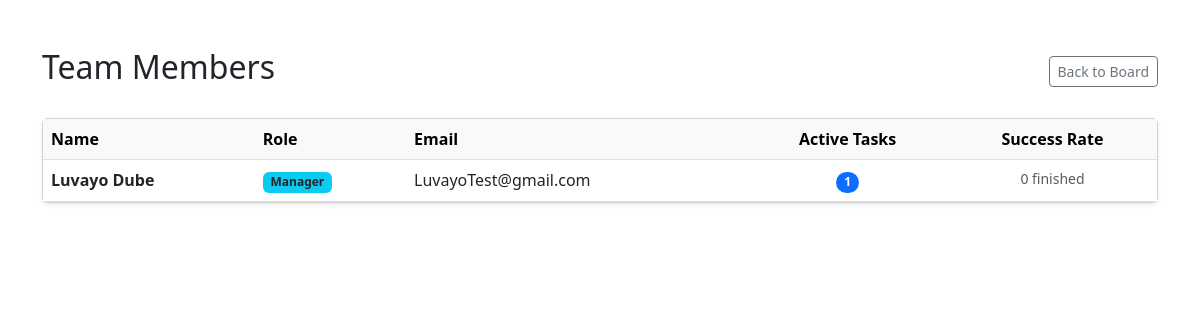
/employees/, run on the app's committed database.
### tasks/models.py (models this page shows, shortened)
class Employee(models.Model):
    user = models.OneToOneField(
        User,
        on_delete=models.CASCADE,
        null=True,
        blank=True,
        related_name='employee_profile'
    )
    name = models.CharField(max_length=100)
    email = models.EmailField(unique=True)
    role = models.CharField(max_length=50, blank=True)

### tasks/views.py (the view)
# urls.py: path('employees/', employee_list, name='employee_list'),
def employee_list(request):
    employees = Employee.objects.annotate(
        active_tasks_count=Count('tasks', filter=~Q(tasks__status='done')),
        completed_tasks_count=Count('tasks', filter=Q(tasks__status='done'))
    )
    return render(request, 'employee_list.html', {'employees': employees})

### templates/employee_list.html (shortened to what this page needs)
<!DOCTYPE html>
<html lang="en">
<head>
    <link href="https://cdn.jsdelivr.net/npm/bootstrap@5.3.0/dist/css/bootstrap.min.css" rel="stylesheet">
</head>
<body>
   <div class="container mt-5">
    <div class="d-flex justify-content-between align-items-center mb-4">
        <h2>Team Members</h2>
        <a href="{% url 'kanban' %}" class="btn btn-outline-secondary btn-sm">Back to Board</a>
    </div>
    <div class="card shadow-sm">
        <div class="card-body p-0">
            <table class="table table-hover mb-0">
                <thead class="table-light">
                    <tr>
                        <th>Name</th>
                        <th>Role</th>
                        <th>Email</th>
                        <th class="text-center">Active Tasks</th>
                        <th class="text-center">Success Rate</th>
                    </tr>
                </thead>
                <tbody>
                    {% for employee in employees %}
                    <tr>
                        <td class="fw-bold">{{ employee.name }}</td>
                        <td><span class="badge bg-info text-dark">{{ employee.role }}</span></td>
                        <td>{{ employee.email }}</td>
                        <td class="text-center">
                            <span class="badge {% if employee.active_tasks_count > 3 %}bg-danger{% else %}bg-primary{% endif %} rounded-pill">
                                {{ employee.active_tasks_count }}
                            </span>
                        </td>
                        <td class="text-center text-muted small">
                            {{ employee.completed_tasks_count }} finished
                        </td>
                    </tr>
                    {% empty %}
                    <tr>
                        <td colspan="5" class="text-center py-4 text-muted">No employees found.</td>
                    </tr>
                    {% endfor %}
                </tbody>
            </table>
        </div>
    </div>
</div>
</body>
</html>

### data on the page
Employee: name "Luvayo Dube", role "Manager", email "LuvayoTest@gmail.com", active_tasks_count "1", completed_tasks_count "0"
